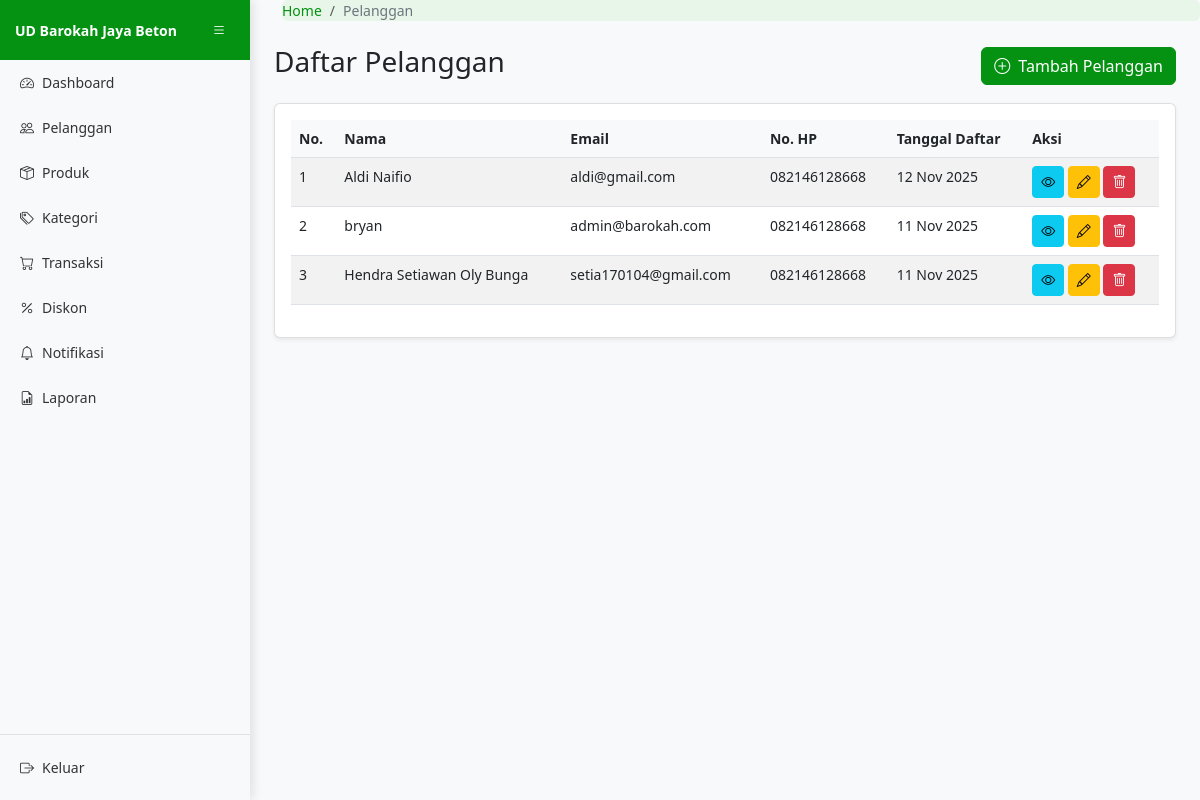
The app's page /pelanggan/ (signed in), older data.
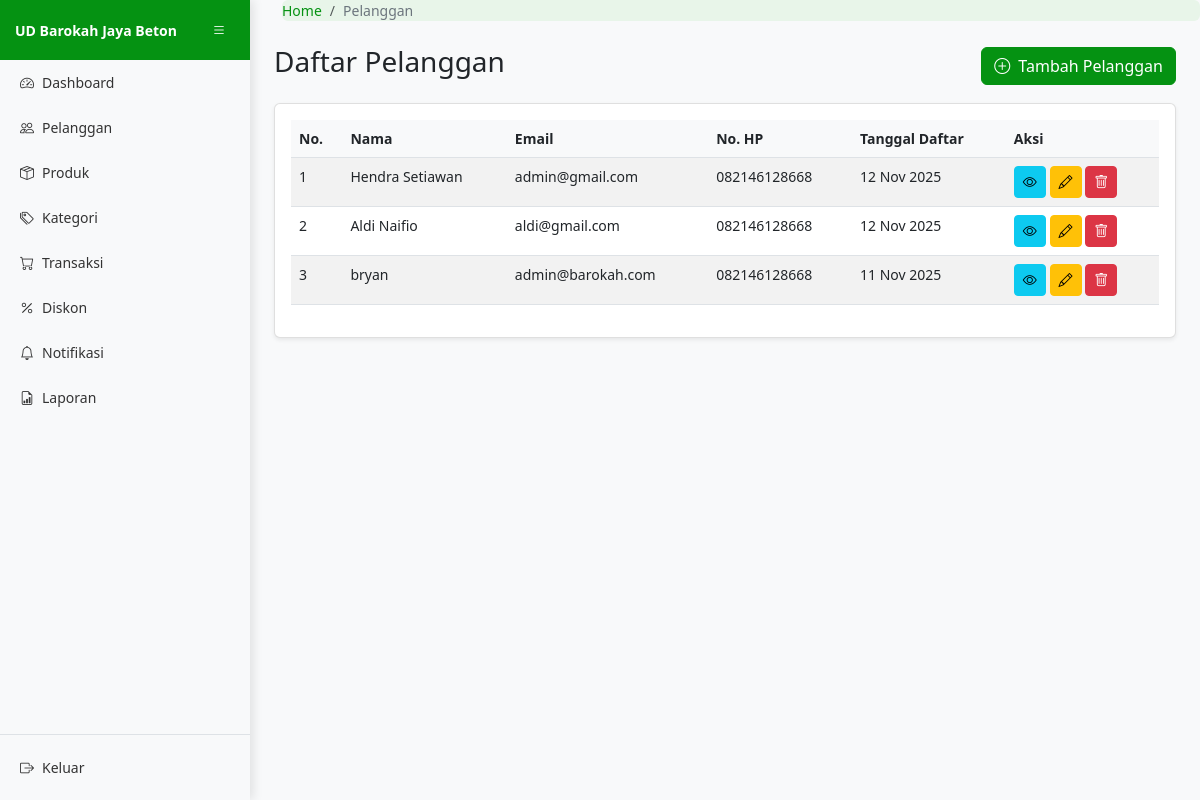
The same page, newer data.
### core/models.py (models this page shows, shortened)
class Pelanggan(models.Model):
    nama_pelanggan = models.CharField(max_length=100)
    alamat = models.TextField()
    tanggal_lahir = models.DateField()
    no_hp = models.CharField(max_length=15)
    username = models.CharField(max_length=50, unique=True)
    password = models.CharField(max_length=128)
    email = models.EmailField(unique=True)
    created_at = models.DateTimeField(auto_now_add=True)

### core/views.py (the view)
# urls.py: path('pelanggan/', views.daftar_pelanggan, name='daftar_pelanggan'),
@login_required
def daftar_pelanggan(request):
    pelanggan_list = Pelanggan.objects.all().order_by('-created_at')
    paginator = Paginator(pelanggan_list, 10)  # Tampilkan 10 item per halaman
    page_number = request.GET.get('page')
    page_obj = paginator.get_page(page_number)
    return render(request, 'core/pelanggan/daftar_pelanggan.html', {'page_obj': page_obj})

### core/templates/core/pelanggan/daftar_pelanggan.html (shortened to what this page needs)
{% extends 'core/basis.html' %}
{% block breadcrumb %}
<li class="breadcrumb-item active">Pelanggan</li>
{% endblock %}
{% block content %}
<div class="container-fluid">
    <div class="d-flex justify-content-between align-items-center mb-3">
        <h3>Daftar Pelanggan</h3>
        <a href="{% url 'tambah_pelanggan' %}" class="btn btn-dark">
            <i class="bi bi-plus-circle me-1"></i> Tambah Pelanggan
        </a>
    </div>
    <div class="card">
        <div class="card-body">
            <div class="table-responsive">
                <table class="table table-striped">
                    <thead>
                        <tr>
                            <th>No.</th>
                            <th>Nama</th>
<th>Email</th>
                            <th>No. HP</th>
                            <th>Tanggal Daftar</th>
                            <th>Aksi</th>
                        </tr>
                    </thead>
                    <tbody>
                        {% for pelanggan in page_obj %}
                        <tr>
                            <td>{{ forloop.counter0|add:page_obj.start_index }}</td>
                            <td>{{ pelanggan.nama_pelanggan }}</td>
                            <td>{{ pelanggan.email }}</td>
                            <td>{{ pelanggan.no_hp }}</td>
                            <td>{{ pelanggan.created_at|date:"d M Y" }}</td>
                            <td>
                                <a href="{% url 'detail_pelanggan' pelanggan.id %}" class="btn btn-sm btn-info btn-action" title="Detail">
                                    <i class="bi bi-eye"></i>
                                </a>
                                <a href="{% url 'edit_pelanggan' pelanggan.id %}" class="btn btn-sm btn-warning btn-action" title="Edit">
                                    <i class="bi bi-pencil"></i>
                                </a>
                                <button type="button" class="btn btn-sm btn-danger btn-action"
                                        data-bs-toggle="modal" data-bs-target="#deleteModal"
                                        data-delete-url="{% url 'hapus_pelanggan' pelanggan.id %}"
                                        data-item-name="Pelanggan: {{ pelanggan.nama_pelanggan }}"
                                        title="Hapus">
                                    <i class="bi bi-trash"></i>
                                </button>
                            </td>
                        </tr>
                        {% empty %}
                        <tr>
                            <td colspan="6" class="text-center">Tidak ada pelanggan</td>
                        </tr>
                        {% endfor %}
                    </tbody>
                </table>
            </div>
        </div>
    </div>
</div>
{% endblock %}

Row changes from the older to the newer data that the page shows:
removed Pelanggan: nama_pelanggan "Hendra Setiawan Oly Bunga", email "setia170104@gmail.com", no_hp "082146128668", created_at "11 Nov 2025"
added Pelanggan: nama_pelanggan "Hendra Setiawan", email "admin@gmail.com", no_hp "082146128668", created_at "12 Nov 2025"
